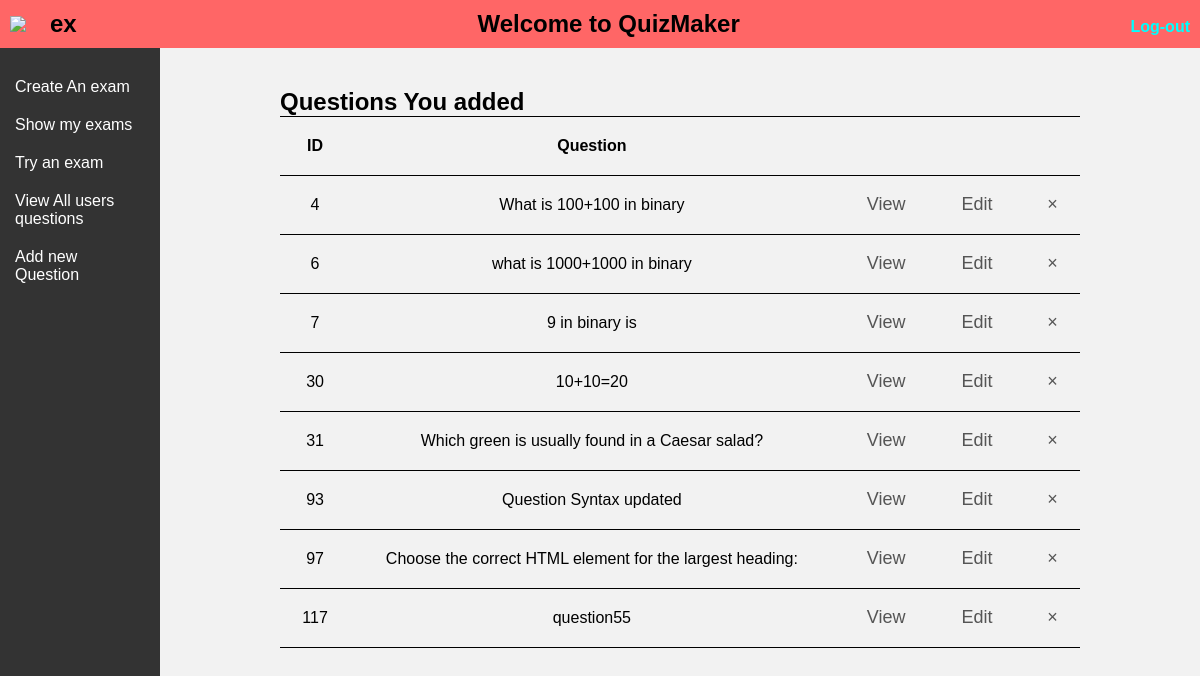
The page /Pages/index.php (signed in) on the database its author committed.
### tables this page shows
CREATE TABLE `users` (
  `id` int(11) NOT NULL,
  `username` varchar(255) NOT NULL,
  `email` varchar(255) NOT NULL,
  `password` varchar(50) NOT NULL,
  `role` varchar(10) NOT NULL DEFAULT 'Student'
);

CREATE TABLE `questions` (
  `id` int(11) NOT NULL,
  `question-Syntax` varchar(255) NOT NULL,
  `correctAnswer` int(11) DEFAULT NULL,
  `userId` int(11) NOT NULL
);

### DataAccess/Database.php (called while the page is built, shortened)
<?php
class Database
{
    private $host = "localhost:3307";
    private $username = "root";
    private $password = "";
    private $dbname = "quizesdb";
    private $conn;
    function __construct()
    {
        $this->conn = new mysqli($this->host, $this->username, $this->password, $this->dbname);
    }
    function read($query, $params = [])
    {
        try {
            $stmt = $this->conn->prepare($query);
            if (!empty($params)) {
                $paramTypes = str_repeat("s", count($params));
                $stmt->bind_param($paramTypes, ...$params);
            }
            $stmt->execute();
            $result = $stmt->get_result();
            $data = array();
            while ($row = $result->fetch_assoc()) {
                $data[] = $row;
            }
            return $data;
        } catch (Exception $e) {
            throw new Exception("Error reading data: " . $e->getMessage());
        }
    }
}

### phpActions/Signin.php (called while the page is built, shortened)
<?php
class SignIn
{
    private $error = "";
    public function check_login($data)
    {
        if (!empty($data) && is_numeric($data)) {
            $query = "SELECT * FROM users WHERE id = '$data' limit 1";
            try {
                $conn = new Database();
                $userData = $conn->read($query);
                if ($userData) {
                    return $userData[0];
                } else {
                    header("Location: login.php?Login to enter");
                    die;
                }
            } catch (Exception $e) {
                throw new Exception("Error Processing login Request", 1);
            }
        } else {
            unset($_SESSION['user_id']);
            $this->error .= "Please login";
        }
        return $this->error;
    }
}

### phpActions/GetQuestions.php (called while the page is built, shortened)
<?php
class GetQuestions
{
    private $error = "";
    public function retriveQuestionsByUser($userId)
    {
        try {
            $query = "SELECT * from questions Where userId=?";
            $conn = new Database();
            $data = $conn->read($query, [$userId]);
            if ($this->error == "") {
                return $data;
            } else {
                return $this->error;
            }
        } catch (Exception $e) {
            return "Error accord while getting data:\n" . $e->getMessage();
        }
    }
}
?>

### Pages/Edit-DeleteQuestions.php (the view, shortened to what this page needs)
<?php
include_once("..\DataAccess\Database.php");
include_once('..\phpActions\GetQuestions.php');
include_once("..\phpActions\Signin.php");
function displayData()
{
    $getData = new GetQuestions();
    $questions = $getData->retriveQuestionsByUser($_SESSION['user_id']);
    if (count($questions) < 1) {
        $noquestionForm = "<div style='margin-top:20px;display:flex;align-items:center;justify-content:center'>
            <h2 style='border:4px dotted black;padding:5px;'><a href='AddQuestion.php' style='text-decoration: none;color:green;'>You haven't added any questions to our website, click to add one</a></h2>
        </div>";
        echo $noquestionForm;
    } else {
        displayFormat($questions);
    }
}
function displayFormat($questions)
{
    echo "<table style='width:100%;min-width:800px'>";
    echo "<tr><th>ID</th><th>Question</th></tr>";
    foreach ($questions as $question) {
        echo "<form method='get' action='..\DataAccess\searchForQuestion.php'> ";
        echo "<tr>";
        echo "<td class='id'>" . $question['id'] . "</td>";
        echo "<td>" . $question['question-Syntax'] . "</td>";
        echo "<td><noscript><button type='submit' name='action' value='ShowAsQuestion'></noscript><span class ='ViewQuestion'>View</span><noscript></button></noscript></td>";
        echo "<td> <noscript><button type='submit' name='action' value='editQuestion'></noscript><span class='editQuestion'>Edit</span><noscript></button></noscript></td>";
        echo "<td><span class='deletequestion'>×</span></td>";
        echo "</tr>";
        echo "</form>";
    }
    echo "</table>";
}
?>
<!DOCTYPE html>
<html xmlns="http://www.w3.org/1999/xhtml" xml:lang="en" lang="en">
<head>
    <link rel="stylesheet" href="//code.jquery.com/ui/1.13.2/themes/base/jquery-ui.css">
    <link type="text/css" rel="stylesheet" href="..\CSS\navBar.css" />
    <link type="text/css" rel="stylesheet" href="..\CSS\DeleteQuestions.css" />
</head>
<body>
    <main>
        <section id="dataContainer">
            <?php
            if (isset($_POST['action'])) {
                if ($_POST['action'] === "delete") {
                    deleteQuestion($_POST);
                } else {
                    displaySorted($_POST['action']);
                }
            } else {
                displayData();
            }
            ?>
        </section>
    </main>
</body>
</html>

### Pages/index.php (shortened to what this page needs)
<?php
include("..\DataAccess\Database.php");
include("..\phpActions\Signin.php");
include_once("Header-SideBar.php");
$userData = "";
if (isset($_SESSION['user_id']) && isset($_SESSION['role'])) {
    $signin = new SignIn();
    $userData = $signin->check_login($_SESSION['user_id']);
} else {
    header("Location:SignIn.php?message=Please login");
}
function formatIndexHeader($data)
{
    echo "<div class='user-info'>";
    echo "<img src='..\..\..\..\..\Social Website\images\user_male.jpg' width='20px'/>";
    echo "<h2 class='user-name'>" . $data['username'] . "</h2>";
    echo "</div>";
    echo "<div class='welcome-message'>";
    echo "<h2>Welcome to QuizMaker</h2>";
    echo "</div>";
    echo "<div class='logout-button'>";
    echo "<h2><a href='logout.php' class='logout-button'>Log-out</a></h2>";
    echo "</div>";
}
?>
<!DOCTYPE html>
<html lang="en">
<head>
    <link rel="stylesheet" href="//code.jquery.com/ui/1.13.2/themes/base/jquery-ui.css">
    <link type="text/css" rel="stylesheet" href="..\CSS\indexPage.css" />
</head>
<body>
    <header>
        <?php formatIndexHeader($userData) ?>
    </header>
    <main>
        <section id='content'>
            <?php
            if ($userData['role'] == "Teacher") {
                echo "<h2 id='IndexPageh2'>Questions You added</h2>";
                include_once("Edit-DeleteQuestions.php");
            } else {
                echo "<h2 id='IndexPageh2'>Welcome " . $userData['username'] . "</h2>";
                echo "<br/><hr/>";
                echo "<div style='font-size:18px;color:red;'><p><a href='https://localhost/Summer%20Training%201/PHPANDDB//Task1-QuestionsDBUPDATED/Pages/AttemptQuiz2.php'>Try attempting one of our exams</a></p></div>";
            }
            ?>
        </section>
    </main>
</body>
</html>

### CSS/indexPage.css (style rules this page uses)
body, h1, h2, h3, p, ul, li { margin: 0; padding: 0; }
body { height: 100%; font-family: sans-serif; background-color: #f2f2f2; }
form { margin-top: 20px; }
header { background-color: #ff6666; padding: 12px 0; display: flex; justify-content: space-between; align-items: center; padding: 10px; }
.user-info { display: flex; align-items: center; }
.user-name { color: black; margin-left: 20px; margin-right: 10px; }
.welcome-message { text-align: center; }
.logout-button { text-decoration: none; font-size: 16px; color: aqua; }
main { display: flex; margin: 0; padding: 0; font-family: Arial, sans-serif; }
#content { flex: 1; padding: 40px 10%; }

### CSS/navBar.css (style rules this page uses)
body { margin: 0; padding: 0; font-family: Arial, sans-serif; }

### CSS/DeleteQuestions.css (style rules this page uses)
table, th, td { border-top: 1px solid black; border-bottom: 1px solid black; border-collapse: collapse; width: fit-content; text-align: center; padding: 20px; }
.deletequestion { margin-left: 10px; width: 40px; height: 80px; font-size: 18px; color: #555; line-height: 15px; text-align: right; border-radius: 50%; transition: background-color 0.3s; }
.editQuestion { margin-left: 10px; width: 40px; height: 80px; font-size: 18px; color: #555; line-height: 15px; text-align: right; border-radius: 50%; transition: background-color 0.3s; }
.ViewQuestion { margin-left: 10px; width: 40px; height: 80px; font-size: 18px; color: #555; line-height: 15px; text-align: right; border-radius: 50%; transition: background-color 0.3s; }

### rows shown on the page
users: username "ex"
questions: id "4", value "What is 100+100 in binary"
questions: id "6", value "what is 1000+1000 in binary"
questions: id "7", value "9 in binary is"
questions: id "30", value "10+10=20"
questions: id "31", value "Which green is usually found in a Caesar salad?"
questions: id "93", value "Question Syntax updated"
questions: id "97", value "Choose the correct HTML element for the largest heading:"
questions: id "117", value "question55"
